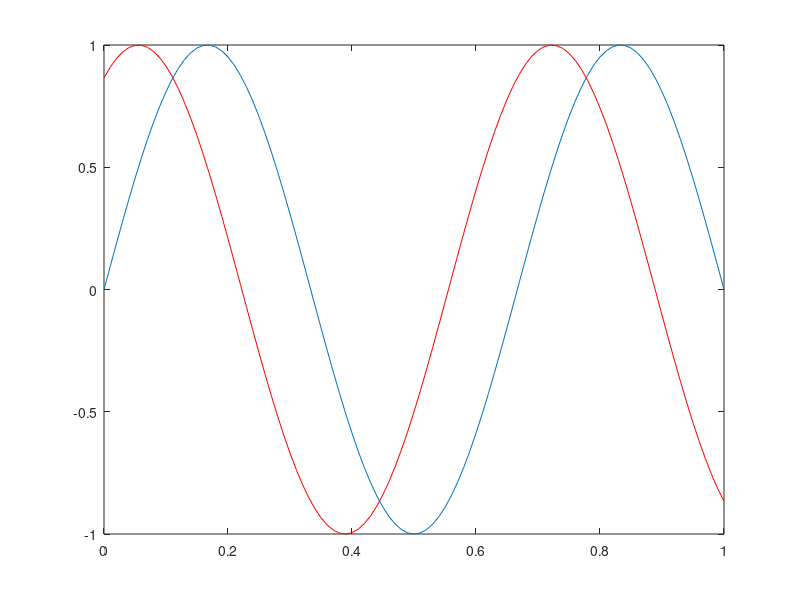

Write the MATLAB code that produced this figure. (Note: this script raises an error after producing the figure.)
% Plot_example2.m
% Setup:
echo on;
t = [0:0.01:1];   f=1.5;   phi=pi/3;      % 60 degree phase shift; 1.5 Hz freq
y=sin(2*pi*f*t);           % 1.5 Hz Sine wave
y1 = sin(2*pi*f*t + phi);
pause;

% Method 1:
figure(1);
clf;
plot( t, y, t, y1 );
pause
plot( t, y, 'b',  t, y1, 'r' );
pause;

%Method 2:  If you can't or forget to use method 1
plot( t, y);
hold on;
plot( t, y1, 'r' );      % Why use 'r' here?
Hold off;                % Future plots don't overwrite plots
pause

% Method 3:  If you have mastered the sublime zen that is Matlab
plot( t, [y; y1] );
pause

% Plotting separate plots in a figure:
clf
subplot(2,1,1)
plot(t,y,'r.-');
subplot(2,1,2)
plot(t,y1,'b:' );
echo off;
